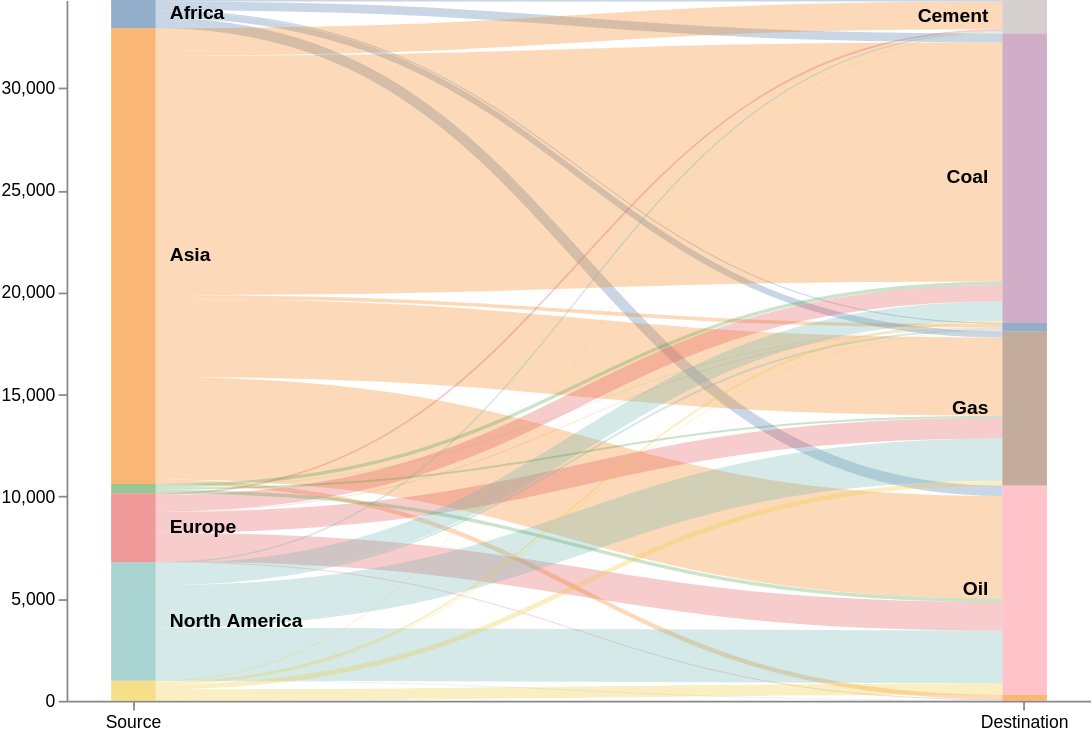

Write the Vega-Lite specification saved for this chart.
### Vega specification from a JSON file in a GitHub repository (floating-point values rounded to 4 significant figures)
{"$schema": "https://vega.github.io/schema/vega/v5.0.json", "width": 585, "height": 400, "data": [{"name": "emission_types", "values": {"aggregations": {"table": {"buckets": [{"key": {"stk1": "Africa", "stk2": "Coal"}, "doc_count": 428.1}, {"key": {"stk1": "Africa", "stk2": "Oil"}, "doc_count": 513.1}, {"key": {"stk1": "Africa", "stk2": "Gas"}, "doc_count": 305.2}, {"key": {"stk1": "Africa", "stk2": "Cement"}, "doc_count": 78.55}, {"key": {"stk1": "Africa", "stk2": "Flaring"}, "doc_count": 54.33}, {"key": {"stk1": "Asia", "stk2": "Coal"}, "doc_count": 11720.0}, {"key": {"stk1": "Asia", "stk2": "Oil"}, "doc_count": 5023.0}, {"key": {"stk1": "Asia", "stk2": "Gas"}, "doc_count": 3833.0}, {"key": {"stk1": "Asia", "stk2": "Cement"}, "doc_count": 1352.0}, {"key": {"stk1": "Asia", "stk2": "Flaring"}, "doc_count": 175.1}, {"key": {"stk1": "Asia", "stk2": "Other"}, "doc_count": 216.8}, {"key": {"stk1": "Europe", "stk2": "Coal"}, "doc_count": 799.9}, {"key": {"stk1": "Europe", "stk2": "Oil"}, "doc_count": 1401.0}, {"key": {"stk1": "Europe", "stk2": "Gas"}, "doc_count": 1025.0}, {"key": {"stk1": "Europe", "stk2": "Cement"}, "doc_count": 85.63}, {"key": {"stk1": "Europe", "stk2": "Flaring"}, "doc_count": 25.74}, {"key": {"stk1": "Europe", "stk2": "Other"}, "doc_count": 41.46}, {"key": {"stk1": "North America", "stk2": "Coal"}, "doc_count": 958.6}, {"key": {"stk1": "North America", "stk2": "Oil"}, "doc_count": 2582.0}, {"key": {"stk1": "North America", "stk2": "Gas"}, "doc_count": 2064.0}, {"key": {"stk1": "North America", "stk2": "Cement"}, "doc_count": 75.72}, {"key": {"stk1": "North America", "stk2": "Flaring"}, "doc_count": 95.12}, {"key": {"stk1": "North America", "stk2": "Other"}, "doc_count": 27.38}, {"key": {"stk1": "Australia", "stk2": "Coal"}, "doc_count": 164.5}, {"key": {"stk1": "Australia", "stk2": "Oil"}, "doc_count": 168.8}, {"key": {"stk1": "Australia", "stk2": "Gas"}, "doc_count": 93.15}, {"key": {"stk1": "Australia", "stk2": "Cement"}, "doc_count": 3.229}, {"key": {"stk1": "Australia", "stk2": "Flaring"}, "doc_count": 18.16}, {"key": {"stk1": "Australia", "stk2": "Other"}, "doc_count": 4.308}, {"key": {"stk1": "South America", "stk2": "Coal"}, "doc_count": 102.8}, {"key": {"stk1": "South America", "stk2": "Oil"}, "doc_count": 554.5}, {"key": {"stk1": "South America", "stk2": "Gas"}, "doc_count": 236.1}, {"key": {"stk1": "South America", "stk2": "Cement"}, "doc_count": 42.35}, {"key": {"stk1": "South America", "stk2": "Flaring"}, "doc_count": 39.12}, {"key": {"stk1": "South America", "stk2": "Other"}, "doc_count": 6.392}]}}}, "format": {"property": "aggregations.table.buckets"}, "transform": [{"type": "formula", "expr": "datum.key.stk1", "as": "stk1"}, {"type": "formula", "expr": "datum.key.stk2", "as": "stk2"}, {"type": "formula", "expr": "datum.doc_count", "as": "size"}]}, {"name": "nodes", "source": "emission_types", "transform": [{"type": "filter", "expr": "!groupSelector || groupSelector.stk1 == datum.stk1 || groupSelector.stk2 == datum.stk2"}, {"type": "formula", "expr": "datum.stk1+datum.stk2", "as": "key"}, {"type": "fold", "fields": ["stk1", "stk2"], "as": ["stack", "grpId"]}, {"type": "formula", "expr": "datum.stack == 'stk1' ? datum.stk1+' '+datum.stk2 : datum.stk2+' '+datum.stk1", "as": "sortField"}, {"type": "stack", "groupby": ["stack"], "sort": {"field": "sortField", "order": "descending"}, "field": "size"}, {"type": "formula", "expr": "(datum.y0+datum.y1)/2", "as": "yc"}]}, {"name": "groups", "source": "nodes", "transform": [{"type": "aggregate", "groupby": ["stack", "grpId"], "fields": ["size"], "ops": ["sum"], "as": ["total"]}, {"type": "stack", "groupby": ["stack"], "sort": {"field": "grpId", "order": "descending"}, "field": "total"}, {"type": "formula", "expr": "scale('y', datum.y0)", "as": "scaledY0"}, {"type": "formula", "expr": "scale('y', datum.y1)", "as": "scaledY1"}, {"type": "formula", "expr": "datum.stack == 'stk1'", "as": "rightLabel"}, {"type": "formula", "expr": "datum.total/domain('y')[1]", "as": "percentage"}]}, {"name": "destinationNodes", "source": "nodes", "transform": [{"type": "filter", "expr": "datum.stack == 'stk2'"}]}, {"name": "edges", "source": "nodes", "transform": [{"type": "filter", "expr": "datum.stack == 'stk1'"}, {"type": "lookup", "from": "destinationNodes", "key": "key", "fields": ["key"], "as": ["target"]}, {"type": "linkpath", "orient": "horizontal", "shape": "diagonal", "sourceY": {"expr": "scale('y', datum.yc)"}, "sourceX": {"expr": "scale('x', 'stk1') + bandwidth('x')"}, "targetY": {"expr": "scale('y', datum.target.yc)"}, "targetX": {"expr": "scale('x', 'stk2')"}}, {"type": "formula", "expr": "range('y')[0]-scale('y', datum.size)", "as": "strokeWidth"}, {"type": "formula", "expr": "datum.size/domain('y')[1]", "as": "percentage"}]}], "scales": [{"name": "x", "type": "band", "range": "width", "domain": ["stk1", "stk2"], "paddingOuter": 0.05, "paddingInner": 0.95}, {"name": "y", "type": "linear", "range": "height", "domain": {"data": "nodes", "field": "y1"}}, {"name": "color", "type": "ordinal", "range": "category", "domain": {"data": "emission_types", "fields": ["stk1", "stk2"]}}, {"name": "stackNames", "type": "ordinal", "range": ["Source", "Destination"], "domain": ["stk1", "stk2"]}], "axes": [{"orient": "bottom", "scale": "x", "encode": {"labels": {"update": {"text": {"scale": "stackNames", "field": "value"}}}}}, {"orient": "left", "scale": "y"}], "marks": [{"type": "path", "name": "edgeMark", "from": {"data": "edges"}, "clip": true, "encode": {"update": {"stroke": [{"test": "groupSelector && groupSelector.stack=='stk1'", "scale": "color", "field": "stk2"}, {"scale": "color", "field": "stk1"}], "strokeWidth": {"field": "strokeWidth"}, "path": {"field": "path"}, "strokeOpacity": {"signal": "!groupSelector && (groupHover.stk1 == datum.stk1 || groupHover.stk2 == datum.stk2) ? 0.9 : 0.3"}, "zindex": {"signal": "!groupSelector && (groupHover.stk1 == datum.stk1 || groupHover.stk2 == datum.stk2) ? 1 : 0"}, "tooltip": {"signal": "datum.stk1 + ' → ' + datum.stk2 + '    ' + format(datum.size, ',.0f') + '   (' + format(datum.percentage, '.1%') + ')'"}}, "hover": {"strokeOpacity": {"value": 1}}}}, {"type": "rect", "name": "groupMark", "from": {"data": "groups"}, "encode": {"enter": {"fill": {"scale": "color", "field": "grpId"}, "width": {"scale": "x", "band": 1}}, "update": {"x": {"scale": "x", "field": "stack"}, "y": {"field": "scaledY0"}, "y2": {"field": "scaledY1"}, "fillOpacity": {"value": 0.6}, "tooltip": {"signal": "datum.grpId + '   ' + format(datum.total, ',.0f') + '   (' + format(datum.percentage, '.1%') + ')'"}}, "hover": {"fillOpacity": {"value": 1}}}}, {"type": "text", "from": {"data": "groups"}, "interactive": false, "encode": {"update": {"x": {"signal": "scale('x', datum.stack) + (datum.rightLabel ? bandwidth('x') + 8 : -8)"}, "yc": {"signal": "(datum.scaledY0 + datum.scaledY1)/2"}, "align": {"signal": "datum.rightLabel ? 'left' : 'right'"}, "baseline": {"value": "middle"}, "fontWeight": {"value": "bold"}, "text": {"signal": "abs(datum.scaledY0-datum.scaledY1) > 13 ? datum.grpId : ''"}}}}, {"type": "group", "data": [{"name": "dataForShowAll", "values": [{}], "transform": [{"type": "filter", "expr": "groupSelector"}]}], "encode": {"enter": {"xc": {"signal": "width/2"}, "y": {"value": 30}, "width": {"value": 80}, "height": {"value": 30}}}, "marks": [{"type": "group", "name": "groupReset", "from": {"data": "dataForShowAll"}, "encode": {"enter": {"cornerRadius": {"value": 6}, "fill": {"value": "#f5f5f5"}, "stroke": {"value": "#c1c1c1"}, "strokeWidth": {"value": 2}, "height": {"field": {"group": "height"}}, "width": {"field": {"group": "width"}}}, "update": {"opacity": {"value": 1}}, "hover": {"opacity": {"value": 0.7}}}, "marks": [{"type": "text", "interactive": "false", "encode": {"enter": {"xc": {"field": {"group": "width"}, "mult": 0.5}, "yc": {"field": {"group": "height"}, "mult": 0.5, "offset": -2}, "align": {"value": "center"}, "baseline": {"value": "middle"}, "fontWeight": {"value": "bold"}, "text": {"value": "Show All"}}}}]}]}], "signals": [{"name": "groupHover", "value": {}, "on": [{"events": "@groupMark:mouseover", "update": "{stk1:datum.stack=='stk1' && datum.grpId, stk2:datum.stack=='stk2' && datum.grpId}"}, {"events": "mouseout", "update": "{}"}]}, {"name": "groupSelector", "value": false, "on": [{"events": "@groupMark:click!", "update": "{stack:datum.stack, stk1:datum.stack=='stk1' && datum.grpId, stk2:datum.stack=='stk2' && datum.grpId}"}, {"events": [{"type": "click", "markname": "groupReset"}, {"type": "dblclick"}], "update": "false"}]}]}
